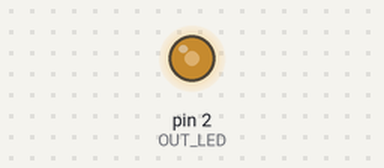
A sketch run on a simulated Arduino Uno, built with avr-gcc and run on an emulated ATmega328P. Shown: output pins drawn as LEDs (lit = HIGH).

Above: at 0.1 s.
Timing chart, 0 to 1.6 s (numbered marks = the images above):
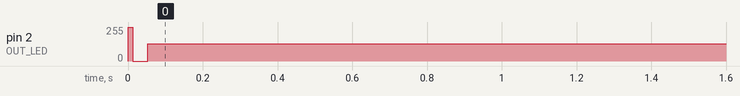

The sketch:

LiFiEmitter.ino
```cpp
/*
LiFi Emitter and Receiver

The purpose of this demos is to demonstrate data communication using a pair of blue LED (one led as emitter one led as receiver).
Communication can go at up to 600bs (can depend on led quality)


Hardware is the following :


I/O D2  ------[resistor]----- led -------------- GND

Using a blue led should not require resistor, one may be needed for red or green


A byte is sent as follow :

Start(0) 8bit data Stop(1)

Each bit is coded in manchester with
0 -> 10
1 -> 01


A data frame is formatted as follow :

0xAA : sent a number of time to help the received compute a signal average for the thresholding of analog values
0xD5 : synchronization byte to break preamble
0x02 : STX start of frame
N times Effective data excluding command symbols, with N < 32
0x03 : ETX end of frame
*/

#include <TimerOne.h>
#include <util/atomic.h>
//Start of what should be an include ...


//#define TRANSMIT_SERIAL


// change to alter communication speed,
// will lower values will result in faster communication
// the receiver must be tuned to the same value
#define SYMBOL_PERIOD 500 /* Defined a symbol period in us*/

#define WORD_LENGTH 10 /* Each byte is encoded on 10-bit with start, byte, stop */
#define SYNC_SYMBOL 0xD5 /* Synchronization symbol to send after a preamble, before data communication happens */
#define ETX 0x03
#define STX 0x02

//Fast manipulation of LED IO.
//These defines are for a LED connected on D13
/*#define OUT_LED() DDRB |= (1 << 5);
#define SET_LED() PORTB |= (1 << 5)
#define CLR_LED() PORTB &= ~(1 << 5)
*/

//These defines are for a RGB led connected to D2, D3, D4
/*#define OUT_LED() DDRD |= ((1 << 2) | (1 << 3) | (1 << 4))
#define SET_LED() PORTD |= ((1 << 2) | (1 << 3) | (1 << 4))
#define CLR_LED() PORTD &= ~((1 << 2) | (1 << 3) | (1 << 4))
*/

//These defines are for a single led connected to D2
#define OUT_LED() DDRD |= ((1 << 2))
#define SET_LED() PORTD |= ((1 << 2))
#define CLR_LED() PORTD &= ~((1 << 2))


unsigned char frame_buffer [38] ; //buffer for frame
char frame_index = -1; // index in frame
char frame_size = -1  ; // size of the frame to be sent

//state variables of the manchester encoder
unsigned char bit_counter = 0 ;
unsigned short data_word = 0 ;  //8bit data + start + stop
unsigned char half_bit = 0 ;
unsigned long int manchester_data ;

void to_manchester(unsigned char data, unsigned long int * data_manchester){
  unsigned int i ;
 (*data_manchester) = 0x02 ; // STOP symbol
 (*data_manchester) = (*data_manchester) << 2 ;
  for(i = 0 ; i < 8; i ++){
    if(data & 0x80) (*data_manchester) |=  0x02  ; // data LSB first
    else (*data_manchester) |= 0x01 ;
    (*data_manchester) = (*data_manchester) << 2 ;
    data = data << 1 ; // to next bit
  }
  (*data_manchester) |= 0x01 ; //START symbol
}

//emitter interrupt
void emit_half_bit(){
     if(manchester_data & 0x01){
       SET_LED();
     }else{
       CLR_LED();
     }
     bit_counter -- ;
     manchester_data = (manchester_data >> 1);
     if(bit_counter == 0){
        //is there still bytes to send in the frame ?
        manchester_data = 0xAAAAAAAA ; // keep sending ones if nothing to send
        if(frame_index >= 0 ){
          if(frame_index < frame_size){
            /*Serial.println(frame_index, DEC);
            Serial.println(frame_buffer[frame_index], HEX);*/
            to_manchester(frame_buffer[frame_index], &manchester_data);
            frame_index ++ ;
          }else{
            frame_index = -1 ;
            frame_size = -1 ;
          }
        }
        bit_counter = WORD_LENGTH * 2 ;
        //Serial.println(manchester_data, BIN);
      }
}

void init_frame(unsigned char * frame){
  memset(frame, 0xAA, 3);
  frame[3] = SYNC_SYMBOL ;
  frame[4] = STX;
  frame_index = -1 ;
  frame_size = -1 ;
}

int create_frame(char * data, int data_size, unsigned char * frame){
  memcpy(&(frame[5]), data, data_size);
  frame[5+data_size] = ETX;
  return 1 ;
}

int write(char * data, int data_size){
  if(frame_index >=  0) return -1 ;
  if(data_size > 32) return -1 ;
  create_frame(data, data_size,frame_buffer);
  ATOMIC_BLOCK(ATOMIC_RESTORESTATE){
    frame_index = 0 ;
    frame_size = data_size + 6 ;
  }
  return 0 ;
}

int transmitter_available(){
  if(frame_index >=  0) return 0 ;
  return 1 ;
}

void init_emitter(){
  manchester_data = 0xFFFFFFFF ;
  bit_counter = WORD_LENGTH * 2 ;
}

// the setup routine runs once when you press reset:
void setup() {
  // initialize serial communication at 115200 bits per second:
  Serial.begin(115200);
  OUT_LED();
  init_frame(frame_buffer);
  init_emitter();
  Timer1.initialize(SYMBOL_PERIOD); //1200 bauds
  Timer1.attachInterrupt(emit_half_bit);
}


// the loop routine runs over and over again forever:
char * msg = "Hello World" ;
char com_buffer [32] ;
char com_buffer_nb_bytes = 0 ;
void loop() {
  #ifdef TRANSMIT_SERIAL
  if(Serial.available() && transmitter_available()){ //constructing the data frame only if transmitter is ready to transmit
    char c = Serial.read();
    com_buffer[com_buffer_nb_bytes] = c ;
    com_buffer_nb_bytes ++ ;
    if(com_buffer_nb_bytes >= 32 || c == '\n'){
      if(write(com_buffer, com_buffer_nb_bytes) < 0){
        Serial.println("Transmitter is busy");
      }else{
        com_buffer_nb_bytes = 0 ;
      }
    }
  }
  delay(10);
  #else
    static int i = 0 ;
    memcpy(com_buffer, msg, 11);
    com_buffer[11] = i + '0' ;
    if(write(com_buffer, 12) < 0){
      delay(10);
    }else{
      i ++ ;
      if(i > 9) i = 0 ;
    }
  #endif
}
```

Measured:
- by itself, pin 2 (OUT_LED): 0/255 → 128/255 at 0.00 s
